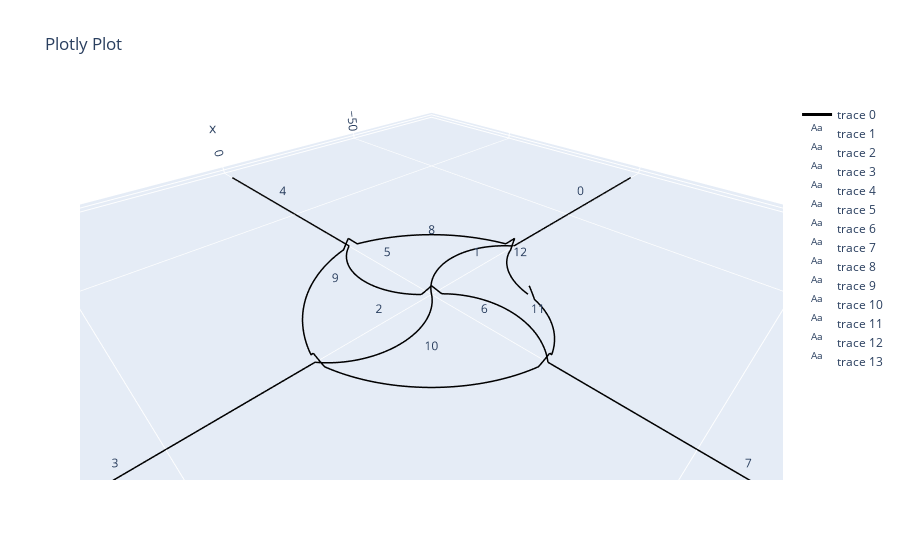

The notebook cell saved with this chart:
### Markdown cell above
### Step 4: Account for intersections. 
Curved paths and intersections are automatically set up in the backend

### Code cell
printing_params = load_params(r'DATA/NT_Eel_0.2mm_og.json')
# When no interpolation function is provided, linear interpolation is used. No other interpolation function is implemented (yet?).
net.jump_at_intersection(intersection_width = 2, intersection_height = 2, interpolation_function=None) # These settings are just for visibility, this would be way to much
# These setting are more appropriate for printing
# net.jump_at_intersection(intersection_width = printing_params['d_nozzle']*1.5, intersection_height = printing_params['layer_height'], interpolation_function=None) 
net.net_plot(color=True, plot_type='arcs', elables=True)

### Figure 1 — Plotly figure (JSON) as saved in the notebook; plotly's stock layout.template omitted (floating-point values rounded to 4 significant figures; data arrays with more than 128 entries replaced by an {"elided": "..."} marker saying what was removed)
{"data": [{"line": {"color": "black", "width": 3}, "mode": "lines", "type": "scatter3d", "x": {"elided": "1313 float values"}, "y": {"elided": "1313 float values"}, "z": {"elided": "1313 float values"}}, {"mode": "text", "text": ["0"], "type": "scatter3d", "x": [-56.12], "y": [-1.414e-15], "z": [0]}, {"mode": "text", "text": ["1"], "type": "scatter3d", "x": [-13.36], "y": [-2.615e-15], "z": [0]}, {"mode": "text", "text": ["2"], "type": "scatter3d", "x": [13.36], "y": [-1.893e-15], "z": [0]}, {"mode": "text", "text": ["3"], "type": "scatter3d", "x": [56.12], "y": [-6.923e-16], "z": [0]}, {"mode": "text", "text": ["4"], "type": "scatter3d", "x": [-8.23e-16], "y": [-56.12], "z": [0]}, {"mode": "text", "text": ["5"], "type": "scatter3d", "x": [-1.273e-15], "y": [-13.36], "z": [0]}, {"mode": "text", "text": ["6"], "type": "scatter3d", "x": [4.123e-16], "y": [13.36], "z": [0]}, {"mode": "text", "text": ["7"], "type": "scatter3d", "x": [8.628e-16], "y": [56.12], "z": [0]}, {"mode": "text", "text": ["8"], "type": "scatter3d", "x": [-13.36], "y": [-13.36], "z": [0]}, {"mode": "text", "text": ["9"], "type": "scatter3d", "x": [13.36], "y": [-13.36], "z": [0]}, {"mode": "text", "text": ["10"], "type": "scatter3d", "x": [13.36], "y": [13.36], "z": [0]}, {"mode": "text", "text": ["11"], "type": "scatter3d", "x": [-6.681], "y": [20.04], "z": [0]}, {"mode": "text", "text": ["12"], "type": "scatter3d", "x": [-20.04], "y": [6.681], "z": [0]}], "layout": {"scene": {"aspectmode": "data"}, "title": {"text": "Plotly Plot"}}}
